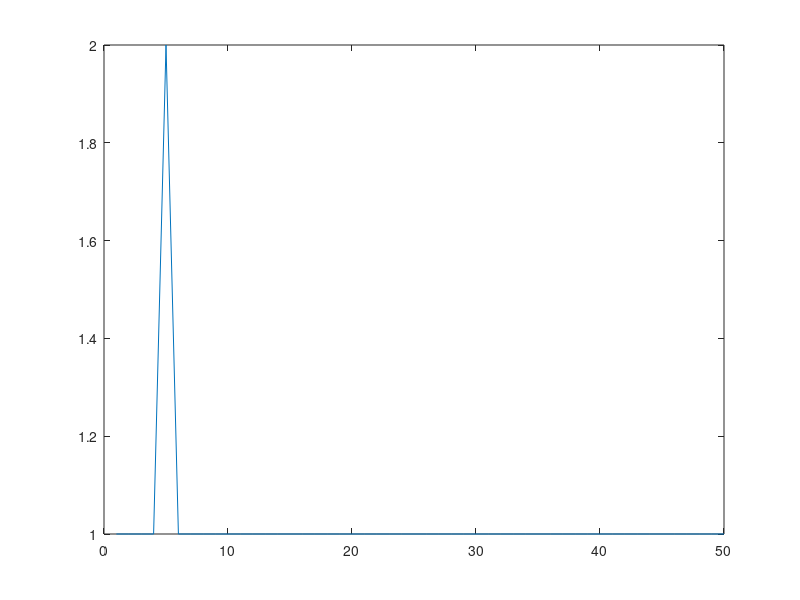

Source code (MATLAB):
clc;
clear;

x = [0 1];
y = [1 0];
w = 0;
b = 0;
alpha = 0.1;
theta = 0.5;
iter = 50;
for k=1:iter
    for i=1:2
        a(i) = b + w*x(i);
        h(i) = (a(i) >= theta);
        if h(i) ~= y(i)
            w = w + alpha*y(i)*x(i);
            b = b + alpha*y(i);
        end
    end
    e(k) = sum((y-h).^2);
end
plot(e)

                